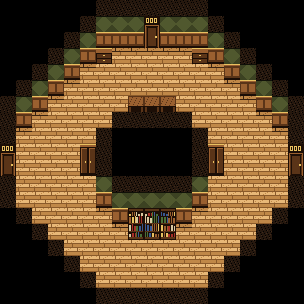

Below is a game level as drawn by its tile map, then a one-line description and the .tmx file that defines it, in full:
An orthogonal 19x19 tile map with 16x16 px tiles, 1 tile layer (tiles) and 8 objects (2x exit, 2x drawer, 2x closet, keyspot, entry).

<map version="1.10" tiledversion="1.12.2" orientation="orthogonal" renderorder="right-down" width="19" height="19" tilewidth="16" tileheight="16" infinite="0" nextlayerid="3" nextobjectid="20">
 <properties>
  <property name="allow_lock" type="bool" value="true" />
  <property name="kind" value="normal" />
 </properties>
 <tileset firstgid="1" source="../tilesets/hotel.tsx" />
 <layer id="1" name="tiles" width="19" height="19">
  <data encoding="csv">
0,0,0,0,0,0,7,7,7,7,7,7,7,0,0,0,0,0,0,
0,0,0,0,0,7,8,8,8,10,8,8,8,7,0,0,0,0,0,
0,0,0,0,7,8,9,9,9,11,9,9,9,8,7,0,0,0,0,
0,0,0,7,8,9,14,3,3,3,3,3,14,9,8,7,0,0,0,
0,0,7,8,9,3,2,2,2,2,2,2,2,3,9,8,7,0,0,
0,7,8,9,3,2,2,2,2,2,2,2,2,2,3,9,8,7,0,
7,8,9,3,2,2,2,2,15,15,15,2,2,2,2,3,9,8,7,
7,9,3,2,2,2,2,7,7,7,7,7,2,2,2,2,3,9,7,
7,3,2,2,2,2,7,0,0,0,0,0,7,2,2,2,2,3,7,
10,2,2,2,2,12,7,0,0,0,0,0,7,12,2,2,2,2,10,
11,2,2,2,2,13,7,0,0,0,0,0,7,13,2,2,2,2,11,
7,2,2,2,2,2,8,7,7,7,7,7,8,2,2,2,2,2,7,
7,2,2,2,2,2,9,8,8,8,8,8,9,2,2,2,2,2,7,
0,7,2,2,2,2,3,9,32,33,34,9,3,2,2,2,2,7,0,
0,0,7,2,2,2,2,3,35,36,37,3,2,2,2,2,7,0,0,
0,0,0,7,2,2,2,2,2,2,2,2,2,2,2,7,0,0,0,
0,0,0,0,7,2,2,2,2,2,2,2,2,2,7,0,0,0,0,
0,0,0,0,0,7,2,2,2,2,2,2,2,7,0,0,0,0,0,
0,0,0,0,0,0,7,7,7,7,7,7,7,0,0,0,0,0,0
</data>
 </layer>
 <objectgroup id="2" name="objects">
  <object id="10" name="keyspot" x="144" y="96">
   <point />
  </object>
  <object id="11" name="exit" x="144" y="16" width="16" height="32">
   <properties>
    <property name="wall" value="top" />
   </properties>
  </object>
  <object id="12" name="exit" x="0" y="144" width="16" height="32">
   <properties>
    <property name="wall" value="left" />
   </properties>
  </object>
  <object id="15" name="drawer" x="96" y="48" width="16" height="16" />
  <object id="16" name="drawer" x="192" y="48" width="16" height="16" />
  <object id="17" name="closet" x="80" y="144" width="16" height="32" />
  <object id="18" name="closet" x="208" y="144" width="16" height="32" />
  <object id="19" name="entry" x="288" y="144" width="16" height="32">
   <properties>
    <property name="wall" value="right" />
   </properties>
  </object>
 </objectgroup>
</map>
